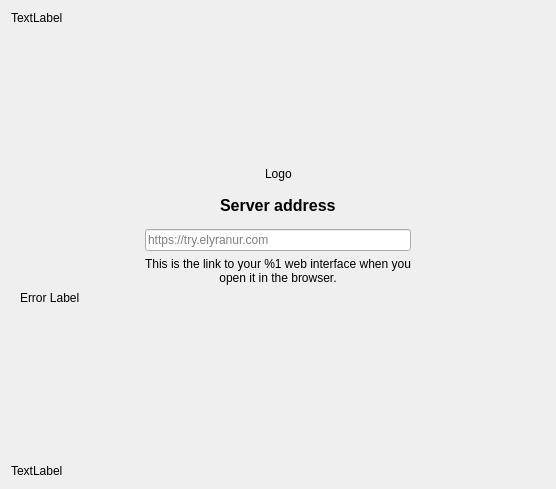
<?xml version="1.0" encoding="UTF-8"?>
<ui version="4.0">
 <class>OwncloudSetupPage</class>
 <widget class="QWidget" name="OwncloudSetupPage">
  <property name="geometry">
   <rect>
    <x>0</x>
    <y>0</y>
    <width>556</width>
    <height>489</height>
   </rect>
  </property>
  <property name="sizePolicy">
   <sizepolicy hsizetype="Preferred" vsizetype="Preferred">
    <horstretch>0</horstretch>
    <verstretch>0</verstretch>
   </sizepolicy>
  </property>
  <property name="windowTitle">
   <string notr="true">Form</string>
  </property>
  <property name="autoFillBackground">
   <bool>false</bool>
  </property>
  <property name="styleSheet">
   <string notr="true"/>
  </property>
  <layout class="QVBoxLayout" name="verticalLayout_2">
   <item>
    <widget class="QLabel" name="topLabel">
     <property name="text">
      <string>TextLabel</string>
     </property>
    </widget>
   </item>
   <item>
    <spacer name="verticalSpacer">
     <property name="orientation">
      <enum>Qt::Vertical</enum>
     </property>
     <property name="sizeType">
      <enum>QSizePolicy::Expanding</enum>
     </property>
     <property name="sizeHint" stdset="0">
      <size>
       <width>20</width>
       <height>80</height>
      </size>
     </property>
    </spacer>
   </item>
   <item>
    <layout class="QHBoxLayout" name="horizontalLayout_4">
     <property name="topMargin">
      <number>0</number>
     </property>
     <item>
      <spacer name="horizontalSpacer_3">
       <property name="orientation">
        <enum>Qt::Horizontal</enum>
       </property>
       <property name="sizeHint" stdset="0">
        <size>
         <width>0</width>
         <height>0</height>
        </size>
       </property>
      </spacer>
     </item>
     <item>
      <widget class="QLabel" name="logoLabel">
       <property name="text">
        <string>Logo</string>
       </property>
      </widget>
     </item>
     <item>
      <spacer name="horizontalSpacer_4">
       <property name="orientation">
        <enum>Qt::Horizontal</enum>
       </property>
       <property name="sizeHint" stdset="0">
        <size>
         <width>0</width>
         <height>0</height>
        </size>
       </property>
      </spacer>
     </item>
    </layout>
   </item>
   <item>
    <spacer name="verticalSpacer_5">
     <property name="orientation">
      <enum>Qt::Vertical</enum>
     </property>
     <property name="sizeType">
      <enum>QSizePolicy::Minimum</enum>
     </property>
     <property name="sizeHint" stdset="0">
      <size>
       <width>0</width>
       <height>0</height>
      </size>
     </property>
    </spacer>
   </item>
   <item>
    <widget class="QWidget" name="login" native="true">
     <property name="sizePolicy">
      <sizepolicy hsizetype="Minimum" vsizetype="Expanding">
       <horstretch>0</horstretch>
       <verstretch>0</verstretch>
      </sizepolicy>
     </property>
     <property name="minimumSize">
      <size>
       <width>0</width>
       <height>80</height>
      </size>
     </property>
     <property name="styleSheet">
      <string notr="true"/>
     </property>
     <layout class="QHBoxLayout" name="horizontalLayout_2">
      <item>
       <layout class="QHBoxLayout" name="serverBox">
        <property name="spacing">
         <number>0</number>
        </property>
        <property name="sizeConstraint">
         <enum>QLayout::SetDefaultConstraint</enum>
        </property>
        <item>
         <layout class="QVBoxLayout" name="verticalLayout">
          <property name="spacing">
           <number>6</number>
          </property>
          <item>
           <spacer name="verticalSpacer_2">
            <property name="orientation">
             <enum>Qt::Vertical</enum>
            </property>
            <property name="sizeType">
             <enum>QSizePolicy::Minimum</enum>
            </property>
            <property name="sizeHint" stdset="0">
             <size>
              <width>0</width>
              <height>0</height>
             </size>
            </property>
           </spacer>
          </item>
          <item>
           <layout class="QHBoxLayout" name="horizontalLayout">
            <property name="topMargin">
             <number>0</number>
            </property>
            <item>
             <spacer name="horizontalSpacer_7">
              <property name="orientation">
               <enum>Qt::Horizontal</enum>
              </property>
              <property name="sizeHint" stdset="0">
               <size>
                <width>0</width>
                <height>0</height>
               </size>
              </property>
             </spacer>
            </item>
            <item>
             <widget class="QLabel" name="serverAddressLabel">
              <property name="font">
               <font>
                <pointsize>12</pointsize>
                <weight>75</weight>
                <bold>true</bold>
               </font>
              </property>
              <property name="text">
               <string>Server address</string>
              </property>
             </widget>
            </item>
            <item>
             <spacer name="horizontalSpacer_8">
              <property name="orientation">
               <enum>Qt::Horizontal</enum>
              </property>
              <property name="sizeHint" stdset="0">
               <size>
                <width>0</width>
                <height>0</height>
               </size>
              </property>
             </spacer>
            </item>
           </layout>
          </item>
          <item>
           <layout class="QHBoxLayout" name="horizontalLayout_5">
            <property name="topMargin">
             <number>0</number>
            </property>
            <item>
             <spacer name="horizontalSpacer_2">
              <property name="orientation">
               <enum>Qt::Horizontal</enum>
              </property>
              <property name="sizeType">
               <enum>QSizePolicy::Expanding</enum>
              </property>
              <property name="sizeHint" stdset="0">
               <size>
                <width>80</width>
                <height>0</height>
               </size>
              </property>
             </spacer>
            </item>
            <item>
             <layout class="QVBoxLayout" name="verticalLayout_5">
              <property name="topMargin">
               <number>8</number>
              </property>
              <property name="rightMargin">
               <number>0</number>
              </property>
              <item>
               <widget class="OCC::PostfixLineEdit" name="leUrl">
                <property name="sizePolicy">
                 <sizepolicy hsizetype="Minimum" vsizetype="Fixed">
                  <horstretch>0</horstretch>
                  <verstretch>0</verstretch>
                 </sizepolicy>
                </property>
                <property name="minimumSize">
                 <size>
                  <width>200</width>
                  <height>0</height>
                 </size>
                </property>
                <property name="placeholderText">
                 <string notr="true">https://try.elyranur.com</string>
                </property>
               </widget>
              </item>
              <item>
               <widget class="QLabel" name="serverAddressDescriptionLabel">
                <property name="sizePolicy">
                 <sizepolicy hsizetype="Preferred" vsizetype="Preferred">
                  <horstretch>0</horstretch>
                  <verstretch>0</verstretch>
                 </sizepolicy>
                </property>
                <property name="text">
                 <string>This is the link to your %1 web interface when you open it in the browser.</string>
                </property>
                <property name="alignment">
                 <set>Qt::AlignCenter</set>
                </property>
                <property name="wordWrap">
                 <bool>true</bool>
                </property>
               </widget>
              </item>
             </layout>
            </item>
            <item>
             <spacer name="horizontalSpacer">
              <property name="orientation">
               <enum>Qt::Horizontal</enum>
              </property>
              <property name="sizeType">
               <enum>QSizePolicy::Expanding</enum>
              </property>
              <property name="sizeHint" stdset="0">
               <size>
                <width>80</width>
                <height>0</height>
               </size>
              </property>
             </spacer>
            </item>
           </layout>
          </item>
          <item>
           <widget class="QLabel" name="errorLabel">
            <property name="sizePolicy">
             <sizepolicy hsizetype="MinimumExpanding" vsizetype="MinimumExpanding">
              <horstretch>0</horstretch>
              <verstretch>0</verstretch>
             </sizepolicy>
            </property>
            <property name="text">
             <string notr="true">Error Label</string>
            </property>
            <property name="textFormat">
             <enum>Qt::RichText</enum>
            </property>
            <property name="openExternalLinks">
             <bool>true</bool>
            </property>
           </widget>
          </item>
          <item>
           <layout class="QHBoxLayout" name="progressLayout"/>
          </item>
          <item>
           <spacer name="verticalSpacer_3">
            <property name="orientation">
             <enum>Qt::Vertical</enum>
            </property>
            <property name="sizeType">
             <enum>QSizePolicy::MinimumExpanding</enum>
            </property>
            <property name="sizeHint" stdset="0">
             <size>
              <width>0</width>
              <height>0</height>
             </size>
            </property>
           </spacer>
          </item>
         </layout>
        </item>
       </layout>
      </item>
     </layout>
    </widget>
   </item>
   <item>
    <spacer name="verticalSpacer_4">
     <property name="orientation">
      <enum>Qt::Vertical</enum>
     </property>
     <property name="sizeType">
      <enum>QSizePolicy::MinimumExpanding</enum>
     </property>
     <property name="sizeHint" stdset="0">
      <size>
       <width>0</width>
       <height>0</height>
      </size>
     </property>
    </spacer>
   </item>
   <item>
    <widget class="QLabel" name="bottomLabel">
     <property name="text">
      <string>TextLabel</string>
     </property>
    </widget>
   </item>
   <item>
    <layout class="QHBoxLayout" name="horizontalLayout_3">
     <property name="bottomMargin">
      <number>0</number>
     </property>
    </layout>
   </item>
  </layout>
 </widget>
 <customwidgets>
  <customwidget>
   <class>OCC::PostfixLineEdit</class>
   <extends>QLineEdit</extends>
   <header>wizard/postfixlineedit.h</header>
  </customwidget>
 </customwidgets>
 <resources/>
 <connections/>
</ui>
